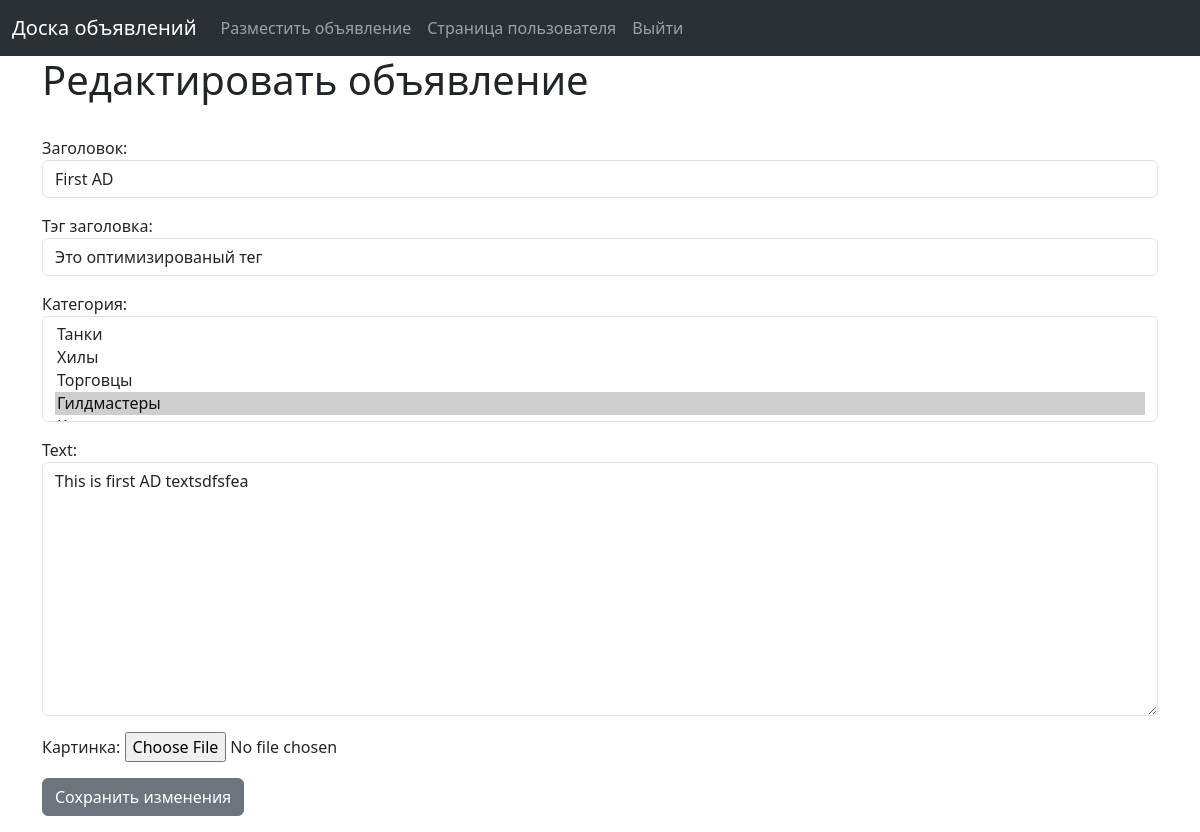
The app's page /announcement/edit/1 (signed in), older data.
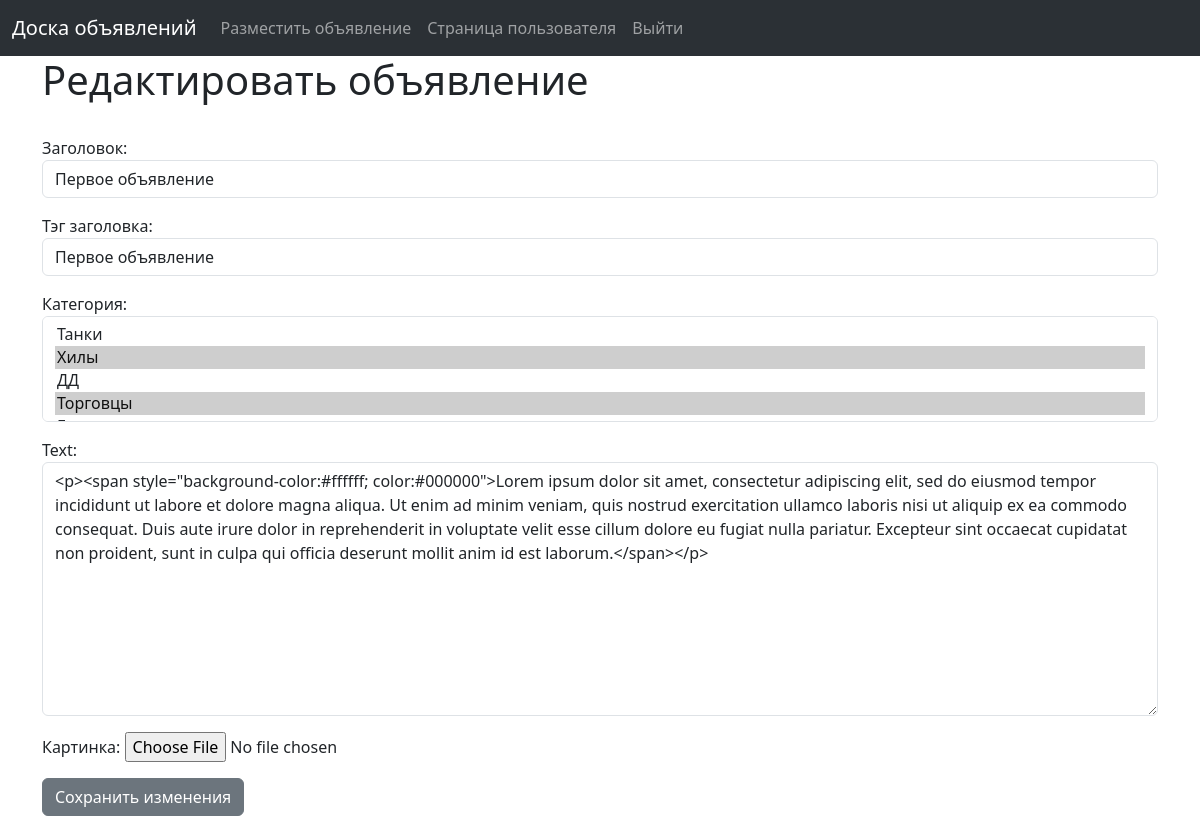
The same page, newer data.
### board/models.py (models this page shows, shortened)
class Announcement(models.Model):
    title = models.CharField("Заголовок", max_length=255)
    title_tag = models.CharField("Тэг заголовка", max_length=255)
    author = models.ForeignKey(User, on_delete=models.CASCADE, verbose_name="Автор")
    publication_datetime = models.DateTimeField("Дата публикации", auto_now_add=True)
    text = RichTextField("Текст", blank=True, null=True)
    image = models.ImageField("Картинка", null=True, blank=True, upload_to="images/")
    category = models.ManyToManyField(Category, verbose_name="Категория")

### board/views.py (the view)
class UpdateAnnouncementView(LoginRequiredMixin, UpdateView):
    model = Announcement
    form_class = AnnouncementForm
    template_name = "update_announcement.html"

### board/forms.py
class AnnouncementForm(forms.ModelForm):
    class Meta:
        model = Announcement
        fields = (
            "title",
            "title_tag",
            "author",
            "category",
            "text",
            "image",
        )
        widgets = {
            "title": forms.TextInput(attrs={"class": "form-control"}),
            "title_tag": forms.TextInput(attrs={"class": "form-control"}),
            "author": forms.TextInput(
                attrs={
                    "class": "form-control",
                    "value": "",
                    "id": "unique_id",
                    "type": "hidden",
                }
            ),
            "category": forms.SelectMultiple(attrs={"class": "form-control"}),
            "text": forms.Textarea(attrs={"class": "form-control"}),
        }

### board/models.py (called while the page is built)
    def __str__(self):
        return f"{self.name}"

### board/templates/update_announcement.html (shortened to what this page needs)
{% extends 'base.html' %}
{% block content %}
<h1>Редактировать объявление</h1>
<br>
{% if user.id == announcement.author.id %}
    <div class="mb-3">
        <form method="POST">
            {{ form.as_p }}
            <button class='btn btn-secondary'>Сохранить изменения</button>
        </form>
    </div>
{% else %}
    <div class="mb-3">
        <p>Вы не можете редактировать чужой пост</p>
    </div>
{% endif %}
{% endblock %}

Row changes from the older to the newer data that the page shows:
changed Announcement: title "First AD" → "Первое объявление"; title_tag "Это оптимизированый тег" → "Первое объявление"; text "This is first AD textsdfsfea" → "<p><span style=\"background-color:#ffffff; color:#000000\">Lorem ipsum dolor sit amet, consectetur adipiscing elit, sed do eiusmod tempor incididunt ut labore et dolore magna aliqua. Ut enim ad minim veniam, quis nostrud exercitation ullamco laboris nisi ut aliquip ex ea commodo consequat. Duis aute irure dolor in reprehenderit in voluptate velit esse cillum dolore eu fugiat nulla pariatur. Excepteur sint occaecat cupidatat non proident, sunt in culpa qui officia deserunt mollit anim id est laborum.</span></p>"
Text that changed along with them:
form field category: "Танки / Хилы / Торговцы / Гилдмастеры ☑" → "Танки / Хилы ☑ / ДД / Торговцы ☑"
